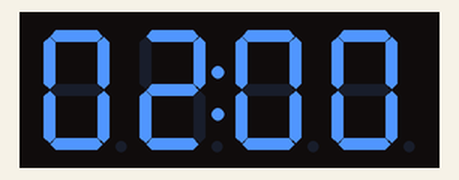
The sketch below on a simulated Arduino Uno, built with avr-gcc and run on an emulated ATmega328P. Shown: 4-digit seven-segment display.

Above: at 0.08 s.
At 5.05 s:
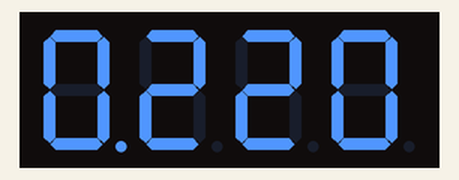
At 10.01 s:
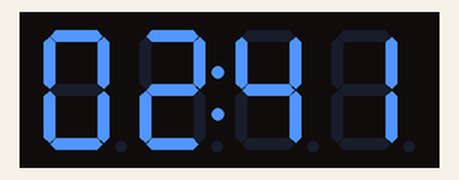
At 19.95 s:
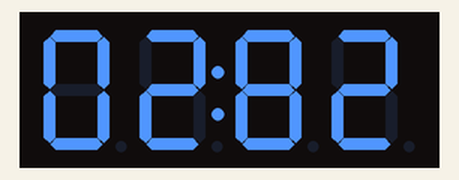
At 29.89 s:
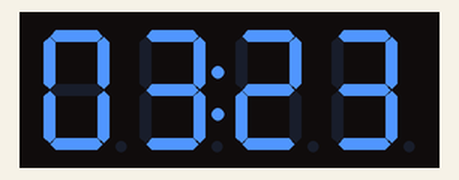
At 39.83 s:
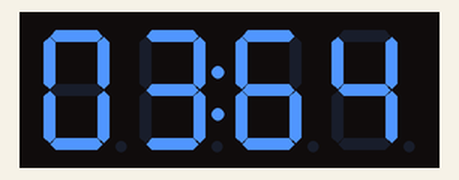

The sketch:

_4_Digit_LED_Module.ino
```cpp
/* Simple sketch to demonstrate counting up to 100
 *  on the clock face module
*/
#include <Arduino.h>
#include <TM1637Display.h>

// Module connection pins (Digital Pins)
#define CLK 2
#define DIO 3

// The amount of time (in milliseconds) between tests
#define TEST_DELAY   100

TM1637Display display(CLK, DIO);

void setup()
{
  Serial.begin(9600);
}

void loop()
{
  display.setBrightness(0);

  for(int number = 200; number <= 500; number++) {
   display.showNumberDecEx(number,64,true);
   delay(TEST_DELAY);
    display.showNumberDecEx(number,128,true);
    delay(TEST_DELAY);
  }


}
```
